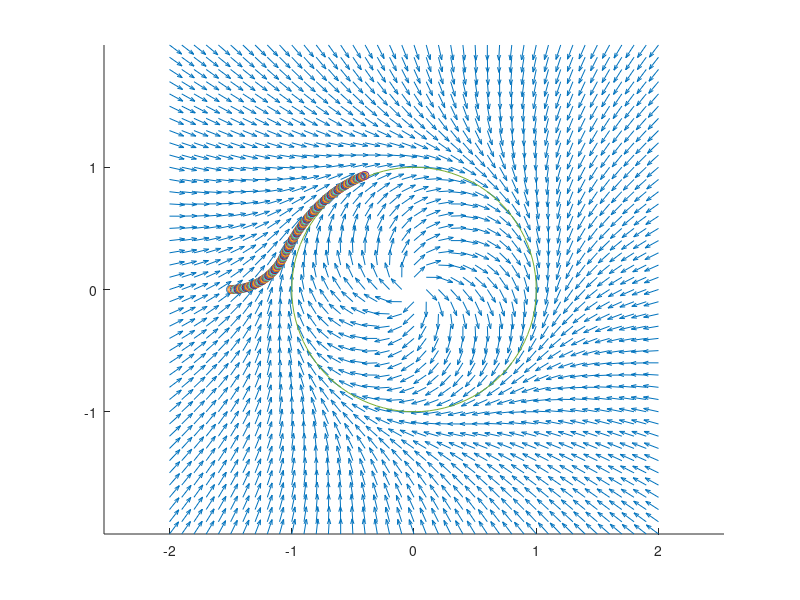

Write the MATLAB code that produced this figure.
close all;
clear variables;
r=1;

z=0;
G=1;
H=1;

limit = 2;
step = 0.1;
x_list = -limit:step:limit;
y_list = -limit:step:limit;

alpha1=@(x,y,r) x^2+y^2-r^2;
alpha2=@(z) z;
Vconv=@(x,y,z,r) -G.*(alpha1(x,y,r).*[2.*x;2.*y;0]+alpha2(z).*[0;0;1]);
Vcirc=@(x,y) H.*[2.*y;-2.*x;0];
VF=@(x,y,z,r) Vconv(x,y,z,r)+Vcirc(x,y);
for i=1:length(x_list)
    x=x_list(i);
    for ii=1:length(y_list)
        y=y_list(ii);
        %alpha1 = x^2+y^2-r^2;
        %alpha2 = z;
        %Vconv{i,ii} = -G.*(alpha1(x,y,r).*[2.*x;2.*y;0]+alpha2(z).*[0;0;1]);
        %Vcirc{i,ii} = H.*[2.*y;-2.*x;0]; %page 81
        %VF_list{i,ii}=Vconv{i,ii}+Vcirc{i,ii};
        VF_list{i,ii}=VF(x,y,z,r);
        u(i,ii)=VF_list{i,ii}(1);
        v(i,ii)=VF_list{i,ii}(2);
        x_q(i,ii)=x;
        y_q(i,ii)=y;
    end
end

%[xmg,ymg] = meshgrid(x_list,y_list);
figure;
hold on;
un=u./sqrt(u.^2+v.^2);
vn=v./sqrt(u.^2+v.^2);
quiver(x_q,y_q,un,vn);
th = 0:pi/50:2*pi;
x_c=0;
y_c=0;
xunit = r * cos(th) + x_c;
yunit = r * sin(th) + y_c;
h = plot(xunit, yunit);
axis equal;
%return;
uav_x=-1.5%0.10531%-1.5;
uav_y=0%0.99469%0;
uav_v=0.1;
%uav_vx = 0.1;
%uav_vy = 0.4;
theta = 0.005;%atan2(uav_vy,uav_vx);
dt = 0.1;
t_list=0:dt:15;
turn_thres=pi/15;
for i=1:length(t_list)
    %t = t_list(i);
    
    scatter(uav_x,uav_y);
    
    %theta = atan2(uav_vx,uav_vy);
    uav_vx = uav_v*cos(theta);
    uav_vy = uav_v*sin(theta);
    %needs to be used, constrains theta to +/- pi
    theta = atan2(uav_vy,uav_vx); %update AFTER the new vel (x,y)
    uav_x = uav_x+uav_vx*dt;
    uav_y = uav_y+uav_vy*dt;

    turn_vf = VF(uav_x,uav_y,0,r);
    turn_angle = atan2(turn_vf(2),turn_vf(1));

    turnrate=turn_thres;
    beta = turn_angle;
    fprintf('(x=%4.2f,y=%4.2f) -> VF %4.2f T %4.2f Diff %4.2f',uav_x,uav_y,turn_angle,theta,theta-turn_angle);

        if abs(theta - beta) < pi
            if theta - beta < 0
                theta = theta + turnrate*dt;
                %if theta > 2*pi
                %    theta = theta - 2*pi; 
                %end
            else
                theta = theta - turnrate*dt;
                %if theta < 0
                %    theta = theta + 2*pi; 
                %end
            end
        else
            if theta - beta > 0
                theta = theta + turnrate*dt;
                %if theta > 2*pi
                %    theta = theta - 2*pi; 
                %end
            else
                theta = theta - turnrate*dt;
                %if theta < 0
                %    theta = theta + 2*pi; 
                %end
            end
        end
        if(theta >= 2*pi)
            %disp('\n!!!!!!more than 2pi!!!!!!!!!\n');
            theta = theta - (2*pi);
        elseif(theta <= -2*pi)
            theta = theta + (2*pi);
        end
    %fprintf('(x=%f,y=%f) -> VF = %f @ theta = %f\n',uav_x,uav_y,turn_angle,theta);
    fprintf(' New Theta %f\n',theta);
    drawnow();
end
